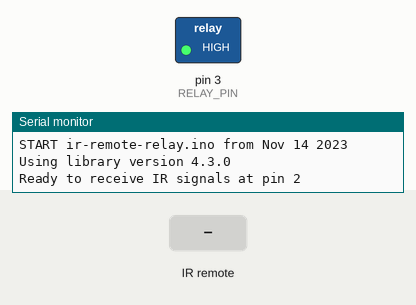
A sketch run on a simulated Arduino Uno, built with avr-gcc and run on an emulated ATmega328P. Parts: switched loads named in the sketch (green lamp = pin HIGH), the last lines printed to the serial monitor. The test bench sets the inputs (shaded band).

Above: at 1.2 s.
1.3 s: infrared code 0x40 received
At 2.0 s:
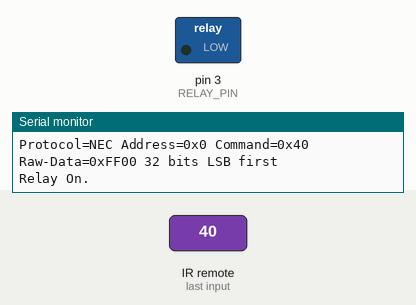
2.8 s: infrared code 0x19 received
At 3.1 s:
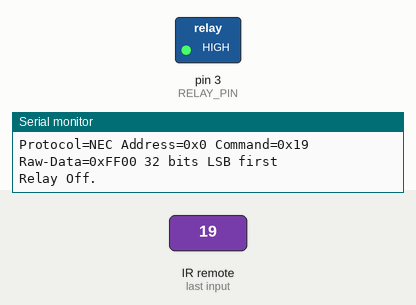
Timing chart, 0 to 5.8 s (numbered marks = the images above; inputs shaded):
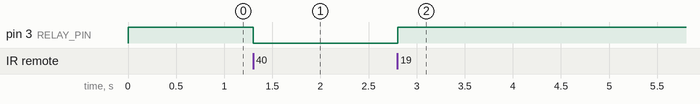

The sketch:

ir-remote-relay.ino
```cpp
// (licence header left out)
/*
 * Specify which protocol(s) should be used for decoding.
 * If no protocol is defined, all protocols are active.
 */
//#define DECODE_DENON        // Includes Sharp
//#define DECODE_JVC
//#define DECODE_KASEIKYO
//#define DECODE_PANASONIC    // the same as DECODE_KASEIKYO
//#define DECODE_LG
#define DECODE_NEC  // Includes Apple and Onkyo
//#define DECODE_SAMSUNG
//#define DECODE_SONY
//#define DECODE_RC5
//#define DECODE_RC6

//#define DECODE_BOSEWAVE
//#define DECODE_LEGO_PF
//#define DECODE_MAGIQUEST
//#define DECODE_WHYNTER

//#define DECODE_HASH         // special decoder for all protocols

#include <Arduino.h>

#include <IRremote.hpp>
#define IR_RECEIVE_PIN 2

const int RELAY_PIN = 3;

void setup() {
  Serial.begin(115200);
  // Just to know which program is running on my Arduino
  Serial.println(F("START " __FILE__ " from " __DATE__ "\r\nUsing library version " VERSION_IRREMOTE));

  /*
     * Start the receiver, enable feedback LED and take LED feedback pin from the internal boards definition
     */
  IrReceiver.begin(IR_RECEIVE_PIN, ENABLE_LED_FEEDBACK, USE_DEFAULT_FEEDBACK_LED_PIN);

  Serial.print(F("Ready to receive IR signals at pin "));
  Serial.println(IR_RECEIVE_PIN);

  pinMode(RELAY_PIN, OUTPUT);
  digitalWrite(RELAY_PIN, HIGH);
}

void loop() {
  /*
     * Check if received data is available and if yes, try to decode it.
     * Decoded result is in the IrReceiver.decodedIRData structure.
     *
     * E.g. command is in IrReceiver.decodedIRData.command
     * address is in command is in IrReceiver.decodedIRData.address
     * and up to 32 bit raw data in IrReceiver.decodedIRData.decodedRawData
     */
  if (IrReceiver.decode()) {

    // Print a short summary of received data
    IrReceiver.printIRResultShort(&Serial);
    if (IrReceiver.decodedIRData.protocol == UNKNOWN) {
      // We have an unknown protocol here, print more info
      IrReceiver.printIRResultRawFormatted(&Serial, true);
    }
    Serial.println();

    /*
         * !!!Important!!! Enable receiving of the next value,
         * since receiving has stopped after the end of the current received data packet.
         */
    IrReceiver.resume();  // Enable receiving of the next value

    /*
         * Finally, check the received data and perform actions according to the received command
         */
    if (IrReceiver.decodedIRData.protocol == NEC) {
      if (IrReceiver.decodedIRData.command == 0x40) {
        // Turn on relay
        Serial.println(F("Relay On."));
        digitalWrite(RELAY_PIN, LOW);
      } else if (IrReceiver.decodedIRData.command == 0x19) {
        // Turn off relay
        Serial.println(F("Relay Off."));
        digitalWrite(RELAY_PIN, HIGH);
      }
    }
  }
}
```

Measured:
- after the input at 1.3 s, pin 3 (RELAY_PIN): HIGH → LOW at once
- after the input at 2.8 s, pin 3 (RELAY_PIN): LOW → HIGH at once
